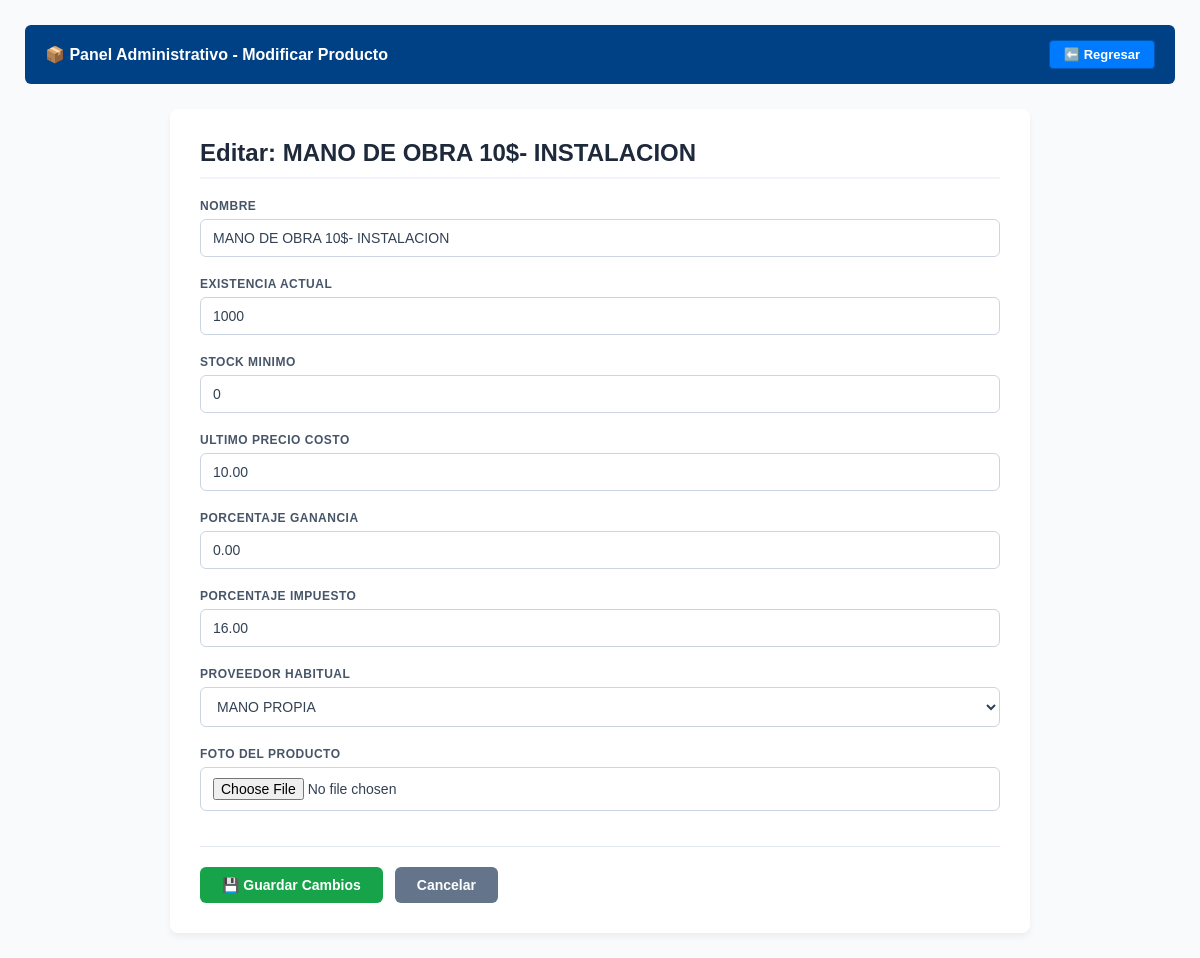
The app's page /productos/editar/1/ with its own data.
### gestion/models.py (models this page shows, shortened)
class Producto(models.Model):
    nombre = models.CharField(max_length=100)
    stock_actual = models.IntegerField(
        default=0, verbose_name="Existencia Actual"
    )
    stock_minimo = models.IntegerField(default=5)
    precio_costo = models.DecimalField(
        max_digits=10, decimal_places=2, verbose_name="Ultimo Precio Costo"
    )
    porcentaje_ganancia = models.DecimalField(
        max_digits=5, decimal_places=2, default=30.0
    )
    porcentaje_impuesto = models.DecimalField(
        max_digits=5, decimal_places=2, default=16.0
    )
    proveedor = models.ForeignKey(
        Proveedor,
        on_delete=models.SET_NULL,
        null=True,
        verbose_name="Proveedor Habitual",
    )
    foto = models.ImageField(
        upload_to="productos/",
        blank=True,
        null=True,
        verbose_name="Foto del Producto",
    )

### gestion/views.py (the view)
# urls.py: path("productos/editar/<int:pk>/", views.modificar_producto, name="modificar_producto"),
def modificar_producto(request, pk):
    producto = get_object_or_404(Producto, pk=pk)
    if request.method == 'POST':
        form = ProductoForm(request.POST, request.FILES, instance=producto)
        if form.is_valid():
            form.save()
            return redirect('lista_productos')
    else:
        form = ProductoForm(instance=producto)
    return render(request, 'gestion/editar_producto.html', {'form': form, 'producto': producto})

### gestion/forms.py
class ProductoForm(forms.ModelForm):
    class Meta:
        model = Producto
        fields = '__all__'
        widgets = {
            'nombre': forms.TextInput(attrs={'class': 'form-control'}),
            'stock_actual': forms.NumberInput(attrs={'class': 'form-control'}),
            'stock_minimo': forms.NumberInput(attrs={'class': 'form-control'}),
            'precio_costo': forms.NumberInput(attrs={'class': 'form-control'}),
            'porcentaje_ganancia': forms.NumberInput(attrs={'class': 'form-control'}),
            'porcentaje_impuesto': forms.NumberInput(attrs={'class': 'form-control'}),
            'proveedor': forms.Select(attrs={'class': 'form-control'}),
            'foto': forms.FileInput(attrs={'class': 'form-control'}),
        }

### gestion/models.py (called while the page is built)
    def __str__(self):
        return self.nombre

### gestion/templates/gestion/editar_producto.html (shortened to what this page needs)
<!DOCTYPE html>
<html lang="es">
<head>
</head>
<body>
    <div class="barra-titulo">
        <span>📦 Panel Administrativo - Modificar Producto</span>
        <a href="javascript:history.back()" class="btn-regresar">⬅️ Regresar</a>
    </div>
    <div class="contenedor">
        <h2>Editar: {{ producto.nombre }}</h2>
        <form method="POST" enctype="multipart/form-data">
            {% for field in form %}
                <div class="grupo-campo">
                    <label for="{{ field.id_for_label }}">{{ field.label }}</label>
                    {{ field }}
                </div>
            {% endfor %}
            <div class="acciones-form">
                <button type="submit" class="btn-guardar">💾 Guardar Cambios</button>
                <a href="javascript:history.back()" class="btn-cancelar">Cancelar</a>
            </div>
        </form>
    </div>
</body>
</html>

### gestion/templates/gestion/editar_producto.html (style rules this page uses)
body { font-family: Arial, sans-serif; color: #333; margin: 0; padding: 25px; background-color: #f8fafc; }
.barra-titulo { background-color: #004085; color: white; padding: 15px 20px; border-radius: 6px; margin-bottom: 25px; font-weight: bold; font-size: 16px; display: flex; justify-content: space-between; align-items: center; }
.btn-regresar { background-color: #007bff; color: white; text-decoration: none; padding: 6px 14px; border-radius: 4px; font-size: 13px; font-weight: bold; transition: 0.2s; border: 1px solid #0056b3; }
.contenedor { background: white; padding: 30px; border-radius: 8px; box-shadow: 0 4px 6px rgba(0,0,0,0.05); max-width: 800px; margin: 0 auto; }
h2 { margin-top: 0; color: #1e293b; margin-bottom: 20px; border-bottom: 2px solid #f1f5f9; padding-bottom: 10px; }
form { display: flex; flex-direction: column; gap: 20px; }
.grupo-campo { display: flex; flex-direction: column; gap: 6px; }
.grupo-campo label { font-size: 12px; font-weight: bold; color: #475569; text-transform: uppercase; letter-spacing: 0.5px; }
.grupo-campo input, .grupo-campo select, .grupo-campo textarea { padding: 10px 12px; border: 1px solid #cbd5e1; border-radius: 6px; font-size: 14px; background-color: #fff; color: #334155; font-family: sans-serif; width: 100%; box-sizing: border-box; }
.acciones-form { display: flex; gap: 12px; margin-top: 15px; border-top: 1px solid #e2e8f0; padding-top: 20px; }
.btn-guardar { background-color: #16a34a; color: white; border: none; padding: 10px 22px; border-radius: 6px; font-weight: bold; cursor: pointer; font-size: 14px; transition: 0.2s; }
.btn-cancelar { background-color: #64748b; color: white; text-decoration: none; padding: 10px 22px; border-radius: 6px; font-weight: bold; font-size: 14px; text-align: center; box-sizing: border-box; transition: 0.2s; }

### records on screen
Producto: nombre "MANO DE OBRA 10$- INSTALACION", form "MANO DE OBRA 10$- INSTALACION" "1000" "0" "10.00" "0.00" "16.00" "MANO PROPIA"

### other values on screen
{{ field.label }} "NOMBRE" "EXISTENCIA ACTUAL" "STOCK MINIMO" "ULTIMO PRECIO COSTO" "PORCENTAJE GANANCIA" "PORCENTAJE IMPUESTO" "PROVEEDOR HABITUAL" "FOTO DEL PRODUCTO"
